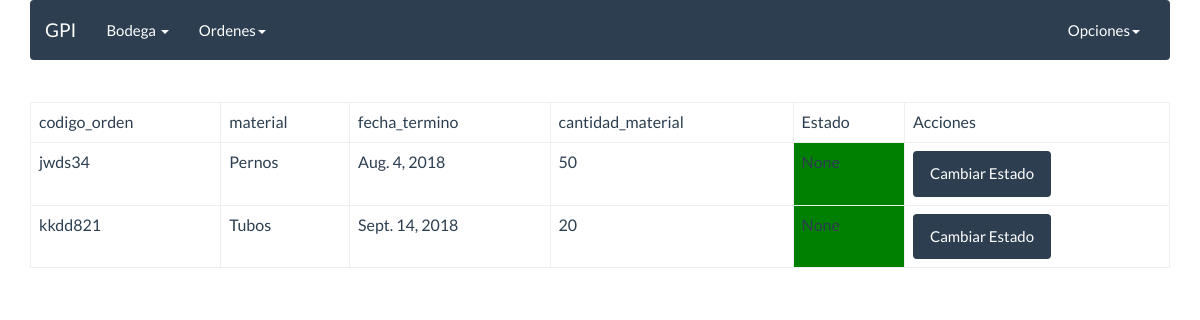
Before: /orden_material_list (signed in) with the older database file.
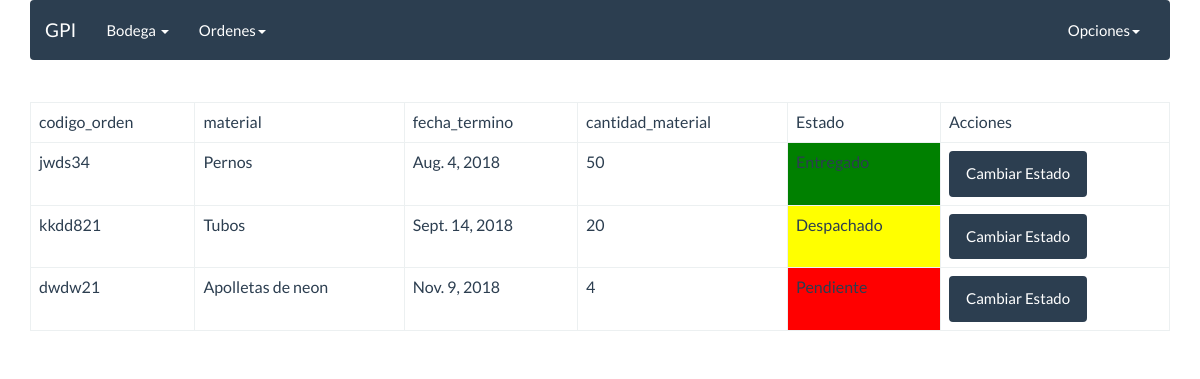
After: the same page with the newer database file.
### Orden/models.py (models this page shows)
class Orden_Material(models.Model):
    codigo_orden = models.CharField(max_length=50,blank=False,null=True)
    material = models.ForeignKey(Material,null=True,blank=True,on_delete=models.CASCADE)
    fecha_termino = models.DateField()
    cantidad_material = models.IntegerField(default=0,blank=False,null=True)
    estado = models.CharField(max_length=50,blank=False,null=True)

### Inventario/models.py (models this page shows)
class Material(models.Model):
    nombre_material = models.CharField(max_length=50,blank=False,null=True)
    codigo = models.CharField(max_length=30,blank=False,null=True)
    cantidad = models.IntegerField(default=0,blank=False,null=False)
    bodega = models.ManyToManyField(Bodega,blank=True)
    def __str__(self):
        return '{}'.format(self.nombre_material)

### Orden/views.py (the view)
# urls.py: url(r'orden_material_list', ordenes_material_list, name='orden_materiales_list'),
def ordenes_material_list(request):
    if not request.user.is_authenticated:
        return HttpResponseRedirect('/?next=%s' % request.path)
    orden_consult = Orden_Material.objects.all()
    cont = {'ordenes_mat': orden_consult}
    return render(request, 'orden/ver_ordenes_materiales.html', cont)

### templates/orden/ver_ordenes_materiales.html (shortened to what this page needs)
{% extends "base/base2.html" %}
{% block content %}
  <table class='table table-bordered'>
    <thead>
      <tr>
        <td>codigo_orden</td>
        <td>material</td>
        <td>fecha_termino</td>
        <td>cantidad_material</td>
        <td>Estado</td>
        <td>Acciones</td>
      </tr>
    </thead>
    <tbody>
      {% if ordenes_mat %}
      {% for orden in ordenes_mat %}
      <tr>
        <td>{{orden.codigo_orden}}</td>
        <td>{{orden.material}}</td>
        <td>{{orden.fecha_termino}}</td>
        <td>{{orden.cantidad_material}}</td>
        {% if orden.estado == "Pendiente" %}
        <td bgcolor="red">{{orden.estado}}</td>
        {% elif orden.estado == "Despachado" %}
        <td bgcolor="yellow">{{orden.estado}}</td>
        {% else %}
        <td bgcolor="green">{{orden.estado}}</td>
        {% endif %}
        <td>
          <a class="btn btn-primary" href="{% url 'editar_estado' orden.id %}">Cambiar Estado</a>
        </td>
      </tr>
      {% endfor %}
      {% else %}
      <h1>No Hay Registros de Ordenes</h1>
      {% endif %}
    </tbody>
  </table>
{% endblock %}

Changed rows visible on the page:
changed Orden_Material "kkdd821": estado (not shown) → "Despachado"
added Orden_Material: codigo_orden "dwdw21", material "Apolletas de neon", fecha_termino "Nov. 9, 2018", cantidad_material "4"
